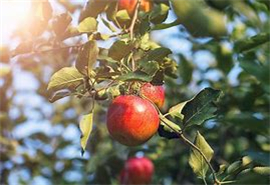
#> input picture 第一问的求解1/extracted_images/Attachment 1/1.jpg, 270 x 185 px
$ python -i '青色与红色.py'   (imports and definitions only)
#> lines starting #> are read from the running program, lines starting #| are printed output that depends on the picture; after the words box and inside, x2 and y2 are one past the last pixel; in counts of white or black regions, pixels touching at a corner belong together
import cv2
import numpy as np
import matplotlib.pyplot as plt
import zipfile
import os
plt.rcParams['font.sans-serif'] = ['SimSun']  # 指定英文字体为Times New Roman
plt.rcParams['axes.unicode_minus'] = False    # 解决负数坐标轴显示问题
plt.rcParams['font.size'] = 15                # 指定字号

# 解压缩文件
def extract_zip(zip_file_path, extracted_folder_path):
    with zipfile.ZipFile(zip_file_path, 'r') as zip_ref:
        zip_ref.extractall(extracted_folder_path)

# 计算图像中苹果的数量
def count_apples(image_path):
#> called with image_path = 'extracted_images/Attachment 1/1.jpg'
    image = cv2.imread(image_path)
#> image is the input picture: shape (185, 270, 3); mean B, G, R 102.7, 122.4, 127.6
    hsv_image = cv2.cvtColor(image, cv2.COLOR_BGR2HSV)
#> hsv_image: shape (185, 270, 3); mean H, S, V 51.8, 87.8, 140.4

    # 定义红色苹果的HSV范围
    lower_red = np.array([0, 50, 50])
    upper_red = np.array([10, 255, 255])
    mask_red = cv2.inRange(hsv_image, lower_red, upper_red)
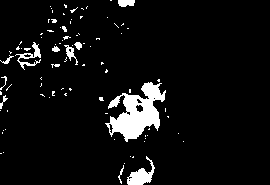
#> mask_red: shape (185, 270); 6.2% white; 89 white regions (76 under 20 px), largest, box (x1, y1, x2, y2) and area: (105, 82, 166, 142) 1778, (127, 156, 155, 185) 345, (15, 42, 41, 70) 209

    # 定义青色苹果的HSV范围
    lower_green = np.array([35, 50, 50])
    upper_green = np.array([85, 255, 255])
    mask_green = cv2.inRange(hsv_image, lower_green, upper_green)
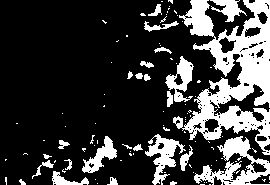
#> mask_green: shape (185, 270); 23.4% white; 106 white regions (82 under 20 px), largest, box (x1, y1, x2, y2) and area: (173, 0, 270, 155) 6481, (194, 136, 270, 185) 1431, (145, 134, 186, 185) 796

    # 合并红色和青色苹果的掩码
    mask = cv2.bitwise_or(mask_red, mask_green)
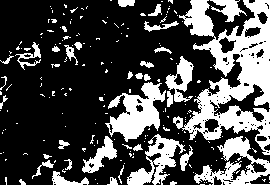
#> mask: shape (185, 270); 29.6% white; 193 white regions (157 under 20 px), largest, box (x1, y1, x2, y2) and area: (173, 0, 270, 155) 6481, (105, 82, 166, 142) 1778, (194, 136, 270, 185) 1431

    kernel = np.ones((5, 5), np.uint8)
    mask = cv2.dilate(mask, kernel, iterations=1)
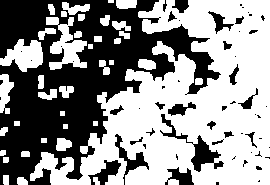
#> mask: shape (185, 270); 56.4% white; 58 black regions (35 under 20 px), largest, box (x1, y1, x2, y2) and area: (0, 0, 221, 185) 18575, (160, 114, 224, 172) 734, (115, 134, 149, 185) 404
    mask = cv2.erode(mask, kernel, iterations=2)
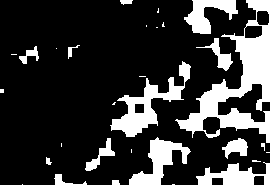
#> mask: shape (185, 270); 20.8% white; 30 white regions (15 under 20 px)

    contours, _ = cv2.findContours(mask, cv2.RETR_TREE, cv2.CHAIN_APPROX_SIMPLE)
#> contours = 33 contours, 16 with area under 20; largest, box (x1, y1, x2, y2) and area: (175, 0, 270, 143) 4171, (110, 61, 191, 137) 1658, (129, 137, 191, 185) 1054, (184, 0, 238, 34) 804, (196, 162, 270, 185) 773
    return len(contours)

# 设置文件路径
zip_file_path = 'Attachment 1.zip'
extracted_folder_path = 'extracted_images'

# 解压缩文件
# [1 line not run here, left out]

# 获取解压后的文件夹和文件
inner_folder_path = os.path.join(extracted_folder_path, os.listdir(extracted_folder_path)[0])
inner_extracted_files = os.listdir(inner_folder_path)

# 计算每张图像中的苹果数量
apple_counts = []
# [11 lines not run here, left out]

>>> result = count_apples('extracted_images/Attachment 1/1.jpg')
#> result = 33
